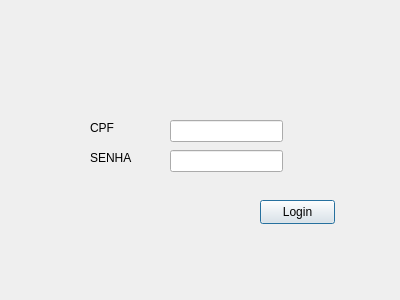
<?xml version="1.0" encoding="UTF-8"?>
<ui version="4.0">
 <class>Teste_Login</class>
 <widget class="QDialog" name="Teste_Login">
  <property name="geometry">
   <rect>
    <x>0</x>
    <y>0</y>
    <width>400</width>
    <height>300</height>
   </rect>
  </property>
  <property name="windowTitle">
   <string>Dialog</string>
  </property>
  <widget class="QLabel" name="label">
   <property name="geometry">
    <rect>
     <x>90</x>
     <y>120</y>
     <width>49</width>
     <height>16</height>
    </rect>
   </property>
   <property name="text">
    <string>CPF</string>
   </property>
  </widget>
  <widget class="QLabel" name="label_2">
   <property name="geometry">
    <rect>
     <x>90</x>
     <y>150</y>
     <width>49</width>
     <height>16</height>
    </rect>
   </property>
   <property name="text">
    <string>SENHA</string>
   </property>
  </widget>
  <widget class="QLineEdit" name="tx_cpf">
   <property name="geometry">
    <rect>
     <x>170</x>
     <y>120</y>
     <width>113</width>
     <height>22</height>
    </rect>
   </property>
  </widget>
  <widget class="QLineEdit" name="tx_senha">
   <property name="geometry">
    <rect>
     <x>170</x>
     <y>150</y>
     <width>113</width>
     <height>22</height>
    </rect>
   </property>
  </widget>
  <widget class="QPushButton" name="pushButton">
   <property name="geometry">
    <rect>
     <x>260</x>
     <y>200</y>
     <width>75</width>
     <height>24</height>
    </rect>
   </property>
   <property name="text">
    <string>Login</string>
   </property>
  </widget>
 </widget>
 <resources/>
 <connections/>
</ui>
